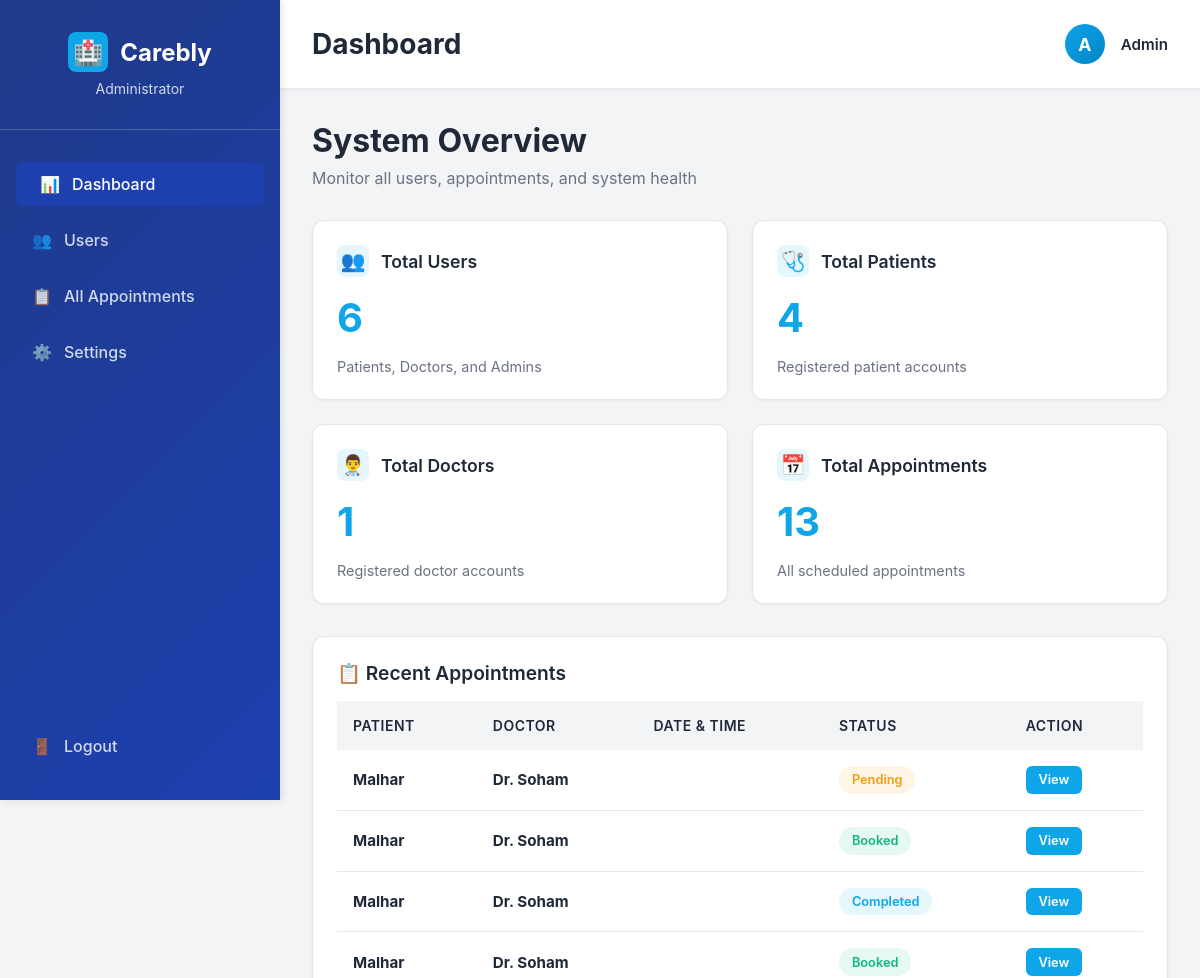
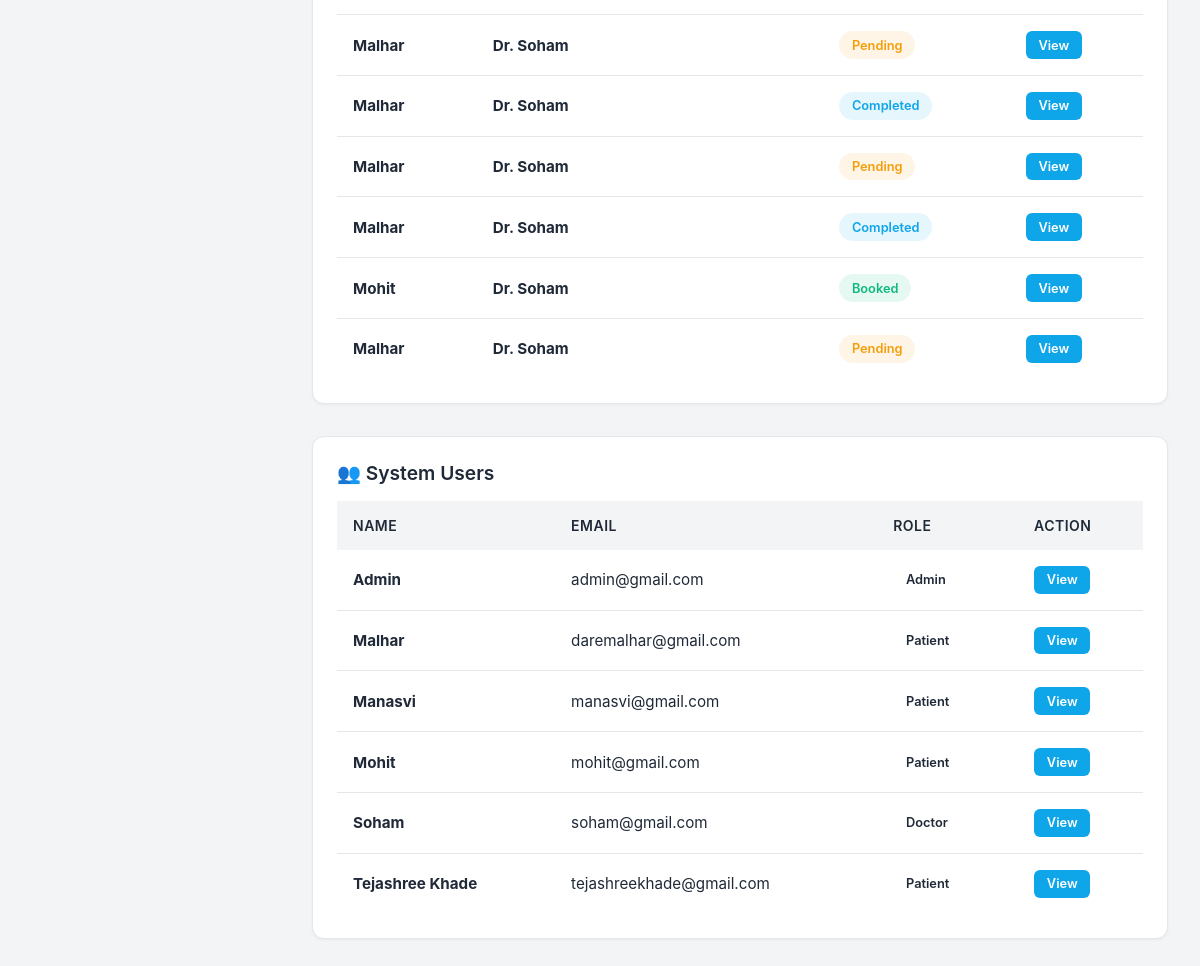
The app's page /dashboard (signed in) with its own data (2 pictures, top to bottom).
### tables this page shows
CREATE TABLE appointments (
    id         INTEGER PRIMARY KEY AUTOINCREMENT,
    doctor_id  INTEGER NOT NULL,
    patient_id INTEGER NOT NULL,
    date_time  TEXT NOT NULL,
    status     TEXT NOT NULL,   -- 'pending','booked','completed','rejected'
    FOREIGN KEY (doctor_id) REFERENCES users(id),
    FOREIGN KEY (patient_id) REFERENCES users(id)
);

CREATE TABLE users (
    id            INTEGER PRIMARY KEY AUTOINCREMENT,
    role          TEXT NOT NULL,              -- 'patient','doctor','admin'
    name          TEXT NOT NULL,
    email         TEXT NOT NULL UNIQUE,
    password      TEXT NOT NULL,
    status        TEXT NOT NULL DEFAULT 'active',
    age           INTEGER,
    gender        TEXT,
    blood_group   TEXT
);

### app.py (the view, shortened to what this page needs)
@app.route("/dashboard")
def dashboard():
    if "user_id" not in session:
        return redirect(url_for("login"))
    db = get_db()
    user_id = session["user_id"]
    role = session.get("role")
    if role == "patient":
        appts = db.execute(
            "SELECT id, doctor_id, date_time, status FROM appointments "
            "WHERE patient_id = ? AND status = 'booked' ORDER BY date_time",
            (user_id,)
        ).fetchall()
        medicines = db.execute(
            "SELECT COUNT(*) as cnt FROM medicines WHERE patient_id = ?",
            (user_id,)
        ).fetchone()
        last_visit_data = db.execute(
            "SELECT doctor_id, date_time FROM appointments "
            "WHERE patient_id = ? AND status IN ('booked', 'completed') "
            "ORDER BY date_time DESC LIMIT 1",
            (user_id,)
        ).fetchone()
        last_visit = None
        if last_visit_data:
            doctor = db.execute("SELECT name FROM users WHERE id = ?", (last_visit_data["doctor_id"],)).fetchone()
            last_visit = {
                "doctor_name": doctor["name"] if doctor else "Unknown",
                "appointment_datetime": last_visit_data["date_time"]
            }
        appointments = []
        for appt in appts:
            doctor = db.execute("SELECT name FROM users WHERE id = ?", (appt["doctor_id"],)).fetchone()
            appointments.append({
                "id": appt["id"],
                "doctor_name": doctor["name"] if doctor else "Unknown",
                "appointment_datetime": appt["date_time"],
                "status": appt["status"]
            })
        return render_template(
            "patient_dashboard.html",
            name=session.get("name"),
            upcoming_count=len(appts),
            medicines_count=medicines["cnt"] if medicines else 0,
            last_visit=last_visit,
            appointments=appointments
        )
    elif role == "admin":
        total_users = db.execute("SELECT COUNT(*) as cnt FROM users").fetchone()
        total_patients = db.execute(
            "SELECT COUNT(*) as cnt FROM users WHERE role = 'patient'"
        ).fetchone()
        total_doctors = db.execute(
            "SELECT COUNT(*) as cnt FROM users WHERE role = 'doctor'"
        ).fetchone()
        total_appts = db.execute(
            "SELECT COUNT(*) as cnt FROM appointments"
        ).fetchone()
        appts = db.execute(
            "SELECT a.id, p.name as patient_name, d.name as doctor_name, "
            "a.date_time, a.status FROM appointments a "
            "JOIN users p ON a.patient_id = p.id "
            "JOIN users d ON a.doctor_id = d.id "
            "ORDER BY a.date_time DESC LIMIT 10"
        ).fetchall()
        users = db.execute(
            "SELECT id, name, email, role FROM users ORDER BY name"
        ).fetchall()
        appointments = [dict(appt) for appt in appts]
        users_list = [dict(user) for user in users]
        return render_template(
            "admin_dashboard.html",
            total_users=total_users["cnt"] if total_users else 0,
            total_patients=total_patients["cnt"] if total_patients else 0,
            total_doctors=total_doctors["cnt"] if total_doctors else 0,
            total_appointments=total_appts["cnt"] if total_appts else 0,
            appointments=appointments,
            users=users_list
        )
    return redirect(url_for("login"))

### app.py (called while the page is built)
def get_db():
    if "db" not in g:
        g.db = sqlite3.connect(DATABASE)
        g.db.row_factory = sqlite3.Row
    return g.db

### templates/admin_dashboard.html
{% extends "base.html" %}
{% block header_title %}Dashboard{% endblock %}
{% block content %}
<div class="page-header">
    <h2>System Overview</h2>
    <p>Monitor all users, appointments, and system health</p>
</div>
<div class="cards-grid">
    <div class="card">
        <div class="card-header">
            <div class="card-icon">👥</div>
            <h3 class="card-title">Total Users</h3>
        </div>
        <div class="card-value">{{ total_users }}</div>
        <p class="card-text">Patients, Doctors, and Admins</p>
    </div>
    <div class="card">
        <div class="card-header">
            <div class="card-icon">🩺</div>
            <h3 class="card-title">Total Patients</h3>
        </div>
        <div class="card-value">{{ total_patients }}</div>
        <p class="card-text">Registered patient accounts</p>
    </div>
    <div class="card">
        <div class="card-header">
            <div class="card-icon">👨‍⚕️</div>
            <h3 class="card-title">Total Doctors</h3>
        </div>
        <div class="card-value">{{ total_doctors }}</div>
        <p class="card-text">Registered doctor accounts</p>
    </div>
    <div class="card">
        <div class="card-header">
            <div class="card-icon">📅</div>
            <h3 class="card-title">Total Appointments</h3>
        </div>
        <div class="card-value">{{ total_appointments }}</div>
        <p class="card-text">All scheduled appointments</p>
    </div>
</div>
<div class="table-section">
    <h3 class="table-title">📋 Recent Appointments</h3>
    {% if appointments %}
        <table>
            <thead>
                <tr>
                    <th>PATIENT</th>
                    <th>DOCTOR</th>
                    <th>DATE & TIME</th>
                    <th>STATUS</th>
                    <th>ACTION</th>
                </tr>
            </thead>
            <tbody>
                {% for appt in appointments %}
                <tr>
                    <td><strong>{{ appt.patient_name }}</strong></td>
                    <td><strong>Dr. {{ appt.doctor_name }}</strong></td>
                    <td>{{ appt.appointment_datetime }}</td>
                    <td>
                        <span class="status-badge status-{{ appt.status }}">
                            {{ appt.status }}
                        </span>
                    </td>
                    <td>
                        <a href="#" class="btn btn-primary btn-sm">View</a>
                    </td>
                </tr>
                {% endfor %}
            </tbody>
        </table>
    {% else %}
        <div class="empty-state">
            <div class="empty-state-icon">📭</div>
            <h4 class="empty-state-title">No appointments yet</h4>
            <p class="empty-state-text">Appointments will appear here once users book them</p>
        </div>
    {% endif %}
</div>
<div class="table-section">
    <h3 class="table-title">👥 System Users</h3>
    {% if users %}
        <table>
            <thead>
                <tr>
                    <th>NAME</th>
                    <th>EMAIL</th>
                    <th>ROLE</th>
                    <th>ACTION</th>
                </tr>
            </thead>
            <tbody>
                {% for user in users %}
                <tr>
                    <td><strong>{{ user.name }}</strong></td>
                    <td>{{ user.email }}</td>
                    <td>
                        <span class="status-badge status-{{ user.role }}">
                            {{ user.role }}
                        </span>
                    </td>
                    <td>
                        <a href="#" class="btn btn-primary btn-sm">View</a>
                    </td>
                </tr>
                {% endfor %}
            </tbody>
        </table>
    {% else %}
        <div class="empty-state">
            <div class="empty-state-icon">📭</div>
            <h4 class="empty-state-title">No users yet</h4>
            <p class="empty-state-text">Users will appear here once they register</p>
        </div>
    {% endif %}
</div>
{% endblock %}

### templates/base.html (style rules this page uses)
* { margin: 0; padding: 0; box-sizing: border-box; }
:root { --primary-color: #0EA5E9; --primary-dark: #0284C7; --secondary-color: #1E40AF; --success-color: #10B981; --warning-color: #F59E0B; --danger-color: #EF4444; --light-gray: #F3F4F6; --border-gray: #E5E7EB; --text-dark: #1F2937; --text-light: #6B7280; --white: #FFFFFF; --sidebar-bg: #1E3A8A; --sidebar-hover: #1E40AF; }
body { font-family: -apple-system, BlinkMacSystemFont, 'Segoe UI', 'Roboto', 'Oxygen', 'Ubuntu', 'Cantarell', 'Fira Sans', 'Droid Sans', 'Helvetica Neue', sans-serif; background-color: var(--light-gray); color: var(--text-dark); }
.page-header { margin-bottom: 2rem; }
.page-header h2 { font-size: 2rem; font-weight: 700; color: var(--text-dark); margin-bottom: 0.5rem; }
.page-header p { font-size: 1rem; color: var(--text-light); }
.cards-grid { display: grid; grid-template-columns: repeat(auto-fit, minmax(300px, 1fr)); gap: 1.5rem; margin-bottom: 2rem; }
.card { background-color: var(--white); border-radius: 12px; padding: 1.5rem; box-shadow: 0 1px 3px rgba(0, 0, 0, 0.05); border: 1px solid var(--border-gray); transition: all 0.3s ease; }
.card-header { display: flex; align-items: center; gap: 0.75rem; margin-bottom: 1rem; }
.card-icon { width: 32px; height: 32px; background-color: rgba(14, 165, 233, 0.1); border-radius: 8px; display: flex; align-items: center; justify-content: center; font-size: 1.25rem; }
.card-title { font-size: 1.1rem; font-weight: 600; color: var(--text-dark); }
.card-value { font-size: 2.5rem; font-weight: 700; color: var(--primary-color); margin: 1rem 0; }
.card-text { font-size: 0.9rem; color: var(--text-light); }
.table-section { background-color: var(--white); border-radius: 12px; padding: 1.5rem; box-shadow: 0 1px 3px rgba(0, 0, 0, 0.05); border: 1px solid var(--border-gray); margin-bottom: 2rem; }
.table-title { font-size: 1.2rem; font-weight: 600; color: var(--text-dark); margin-bottom: 1rem; }
table { width: 100%; border-collapse: collapse; }
table thead { background-color: var(--light-gray); }
table th { padding: 1rem; text-align: left; font-weight: 600; font-size: 0.875rem; color: var(--text-dark); text-transform: uppercase; letter-spacing: 0.5px; }
table td { padding: 1rem; border-bottom: 1px solid var(--border-gray); font-size: 0.95rem; color: var(--text-dark); }
table tbody tr:last-child td { border-bottom: none; }
.status-badge { display: inline-block; padding: 0.4rem 0.8rem; border-radius: 20px; font-size: 0.8rem; font-weight: 600; text-transform: capitalize; }
.status-booked { background-color: rgba(16, 185, 129, 0.1); color: var(--success-color); }
.status-pending { background-color: rgba(245, 158, 11, 0.1); color: var(--warning-color); }
.status-completed { background-color: rgba(14, 165, 233, 0.1); color: var(--primary-color); }
.btn { display: inline-flex; align-items: center; gap: 0.5rem; padding: 0.6rem 1.2rem; border: none; border-radius: 6px; font-size: 0.9rem; font-weight: 600; cursor: pointer; transition: all 0.3s ease; text-decoration: none; }
.btn-primary { background-color: var(--primary-color); color: var(--white); }
.btn-sm { padding: 0.4rem 0.8rem; font-size: 0.8rem; }

### records on screen
appointments: patient_name "Malhar", doctor_name "Soham", status "Pending"
appointments: patient_name "Malhar", doctor_name "Soham", status "Booked"
appointments: patient_name "Malhar", doctor_name "Soham", status "Completed"
appointments: patient_name "Malhar", doctor_name "Soham", status "Booked"
appointments: patient_name "Malhar", doctor_name "Soham", status "Pending"
appointments: patient_name "Malhar", doctor_name "Soham", status "Completed"
appointments: patient_name "Malhar", doctor_name "Soham", status "Pending"
appointments: patient_name "Malhar", doctor_name "Soham", status "Completed"
appointments: patient_name "Mohit", doctor_name "Soham", status "Booked"
appointments: patient_name "Malhar", doctor_name "Soham", status "Pending"
users: name "Admin", email "admin@gmail.com", role "Admin"
users: name "Malhar", email "daremalhar@gmail.com", role "Patient"
users: name "Manasvi", email "manasvi@gmail.com", role "Patient"
users: name "Mohit", email "mohit@gmail.com", role "Patient"
users: name "Soham", email "soham@gmail.com", role "Doctor"
users: name "Tejashree Khade", email "tejashreekhade@gmail.com", role "Patient"

### other values on screen
{{ session.get('name', 'U')[0].upper() }} "A"
{{ session.get('name', 'User') }} "Admin"
{{ total_users }} "6"
{{ total_patients }} "4"
{{ total_doctors }} "1"
{{ total_appointments }} "13"
